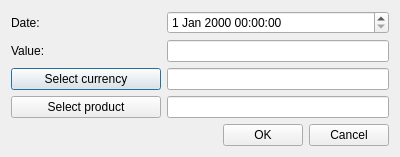
<?xml version="1.0" encoding="UTF-8"?>
<ui version="4.0">
 <class>CreatePrice</class>
 <widget class="QDialog" name="CreatePrice">
  <property name="geometry">
   <rect>
    <x>0</x>
    <y>0</y>
    <width>400</width>
    <height>157</height>
   </rect>
  </property>
  <property name="windowTitle">
   <string>Create/Update price</string>
  </property>
  <property name="locale">
   <locale language="English" country="UnitedStates"/>
  </property>
  <property name="modal">
   <bool>false</bool>
  </property>
  <layout class="QGridLayout" name="gridLayout">
   <property name="leftMargin">
    <number>11</number>
   </property>
   <property name="topMargin">
    <number>11</number>
   </property>
   <property name="rightMargin">
    <number>11</number>
   </property>
   <property name="bottomMargin">
    <number>11</number>
   </property>
   <item row="5" column="0">
    <widget class="QPushButton" name="currencyBtn">
     <property name="text">
      <string>Select currency</string>
     </property>
    </widget>
   </item>
   <item row="0" column="0">
    <widget class="QLabel" name="dateLb">
     <property name="text">
      <string>Date:</string>
     </property>
    </widget>
   </item>
   <item row="5" column="1">
    <widget class="QLineEdit" name="currencyEdit">
     <property name="readOnly">
      <bool>true</bool>
     </property>
    </widget>
   </item>
   <item row="2" column="0">
    <widget class="QLabel" name="valieLb">
     <property name="text">
      <string>Value:</string>
     </property>
    </widget>
   </item>
   <item row="2" column="1">
    <widget class="QLineEdit" name="valueEdit">
     <property name="toolTip">
      <string>&lt;html&gt;&lt;head/&gt;&lt;body&gt;&lt;p&gt;For example: 1000 (depends on currency, in that case 1000 USD)&lt;/p&gt;&lt;/body&gt;&lt;/html&gt;</string>
     </property>
    </widget>
   </item>
   <item row="8" column="0" colspan="2">
    <layout class="QHBoxLayout" name="horizontalLayout">
     <item>
      <spacer name="horizontalSpacer">
       <property name="orientation">
        <enum>Qt::Horizontal</enum>
       </property>
       <property name="sizeHint" stdset="0">
        <size>
         <width>40</width>
         <height>20</height>
        </size>
       </property>
      </spacer>
     </item>
     <item>
      <widget class="QPushButton" name="okBtn">
       <property name="text">
        <string>OK</string>
       </property>
      </widget>
     </item>
     <item>
      <widget class="QPushButton" name="cancelBtn">
       <property name="text">
        <string>Cancel</string>
       </property>
      </widget>
     </item>
    </layout>
   </item>
   <item row="6" column="0">
    <widget class="QPushButton" name="productBtn">
     <property name="minimumSize">
      <size>
       <width>150</width>
       <height>0</height>
      </size>
     </property>
     <property name="text">
      <string>Select product</string>
     </property>
    </widget>
   </item>
   <item row="6" column="1">
    <widget class="QLineEdit" name="productEdit">
     <property name="toolTip">
      <string>Must not be empty</string>
     </property>
     <property name="readOnly">
      <bool>true</bool>
     </property>
    </widget>
   </item>
   <item row="0" column="1">
    <widget class="QDateTimeEdit" name="dateEdit"/>
   </item>
  </layout>
 </widget>
 <tabstops>
  <tabstop>valueEdit</tabstop>
  <tabstop>currencyBtn</tabstop>
  <tabstop>currencyEdit</tabstop>
  <tabstop>productBtn</tabstop>
  <tabstop>productEdit</tabstop>
  <tabstop>okBtn</tabstop>
  <tabstop>cancelBtn</tabstop>
 </tabstops>
 <resources/>
 <connections/>
</ui>
